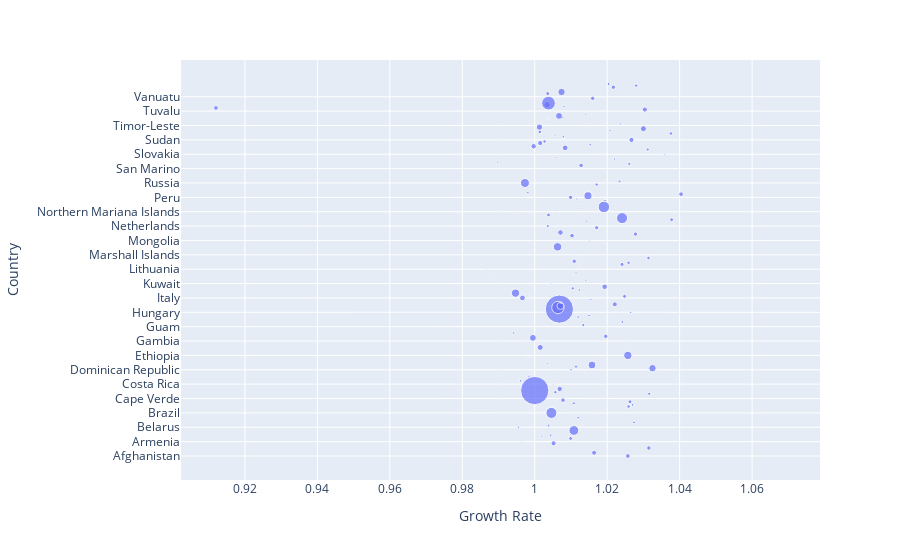

Notebook cell for this chart:
### Code cell
figure.show()

### Figure 1 — Plotly figure (JSON) as saved in the notebook; plotly's stock layout.template omitted (floating-point values rounded to 4 significant figures; data arrays with more than 128 entries replaced by an {"elided": "..."} marker saying what was removed)
{"data": [{"hovertemplate": "Growth Rate=%{x}<br>Country=%{y}<br>World Population Percentage=%{marker.size}<extra></extra>", "legendgroup": "", "marker": {"color": "#636efa", "size": {"elided": "234 float values"}, "sizemode": "area", "sizeref": 0.0447, "symbol": "circle"}, "mode": "markers", "name": "", "orientation": "h", "showlegend": false, "type": "scatter", "x": {"elided": "234 float values"}, "xaxis": "x", "y": {"elided": "234 str values"}, "yaxis": "y"}], "layout": {"legend": {"itemsizing": "constant", "tracegroupgap": 0}, "margin": {"t": 60}, "xaxis": {"anchor": "y", "domain": [0, 1], "title": {"text": "Growth Rate"}}, "yaxis": {"anchor": "x", "domain": [0, 1], "title": {"text": "Country"}}}}
